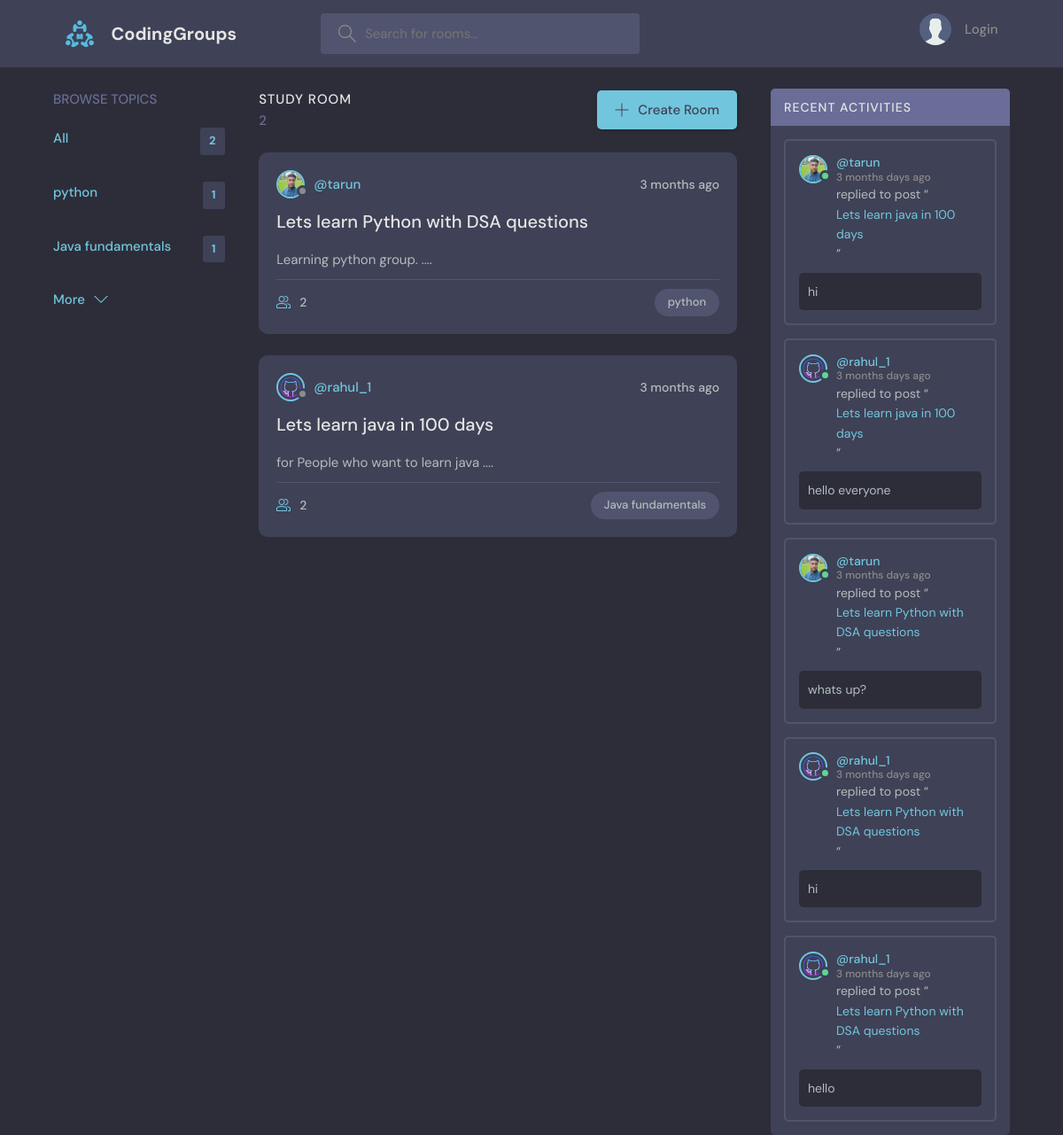
The page / on the database its author committed.
### base/models.py (models this page shows, shortened)
class Topic(models.Model):
    name = models.CharField(max_length=200)

class Room(models.Model):
    host = models.ForeignKey(User, on_delete=models.CASCADE, null = True)
    topic = models.ForeignKey(Topic, on_delete=models.SET_NULL, null=True)
    name = models.CharField(max_length=200)
    description = models.TextField(null=True, blank=True)
    participants = models.ManyToManyField(User, related_name="participants", blank=True)
    updated = models.DateTimeField(auto_now=True)
    created = models.DateTimeField(auto_now_add=True)
    class Meta:
        ordering = ['-updated', '-created']
    def __str__(self):
        return self.name

class User(AbstractUser):
    name = models.CharField(max_length=200, null=True)
    email = models.EmailField(null=True, unique=True)
    bio = models.TextField(null = True)
    avatar = models.ImageField(null=True, default="avatar.svg")
    USERNAME_FIELD = 'email'
    REQUIRED_FIELDS = []

class Message(models.Model):
    user = models.ForeignKey(User, on_delete=models.CASCADE)
    room = models.ForeignKey(Room, on_delete=models.CASCADE)
    body = models.TextField()
    updated = models.DateTimeField(auto_now=True)
    created = models.DateTimeField(auto_now_add=True)
    class Meta:
        ordering = ['-updated', '-created']

### base/views.py (the view)
# urls.py: 2. Add a URL to urlpatterns:  path('', views.home, name='home')
def home(request):
    q = request.GET.get('q') if request.GET.get('q') != None else ''
    rooms = Room.objects.filter(
        Q(topic__name__icontains = q) |
        Q(name__icontains = q) |
        Q(description__icontains = q)
        )
    room_messages = Message.objects.filter(
        Q(room__topic__name__icontains = q)
    )[0:5]
    topics = Topic.objects.all()[0:5]
    context = {'rooms': rooms, 'topics': topics, 'room_messages': room_messages}
    return render(request, 'base/index.html', context)

### base/templates/base/index.html (shortened to what this page needs)
{% extends 'main.html' %} {% block content %}
<main class="layout layout--3">
  <div class="container">
    {% include 'base/sidebar.html' %}
    <div class="roomList">
      <div class="roomList__header">
        <div>
          <h2>Study Room</h2>
          <p>{{rooms.count}}</p>
        </div>
        <a class="btn btn--main" href="{% url 'create-room' %}">
          <svg
            version="1.1"
            xmlns="http://www.w3.org/2000/svg"
            width="32"
            height="32"
            viewBox="0 0 32 32"
          >
            <title>add</title>
            <path
              d="M16.943 0.943h-1.885v14.115h-14.115v1.885h14.115v14.115h1.885v-14.115h14.115v-1.885h-14.115v-14.115z"
            ></path>
          </svg>
          Create Room
        </a>
      </div>
      {% include 'base/main_feed.html' %}
    </div>
    {% include 'base/activity_feed.html' %}
  </div>
</main>
{% endblock %}

### base/templates/base/sidebar.html
<div class="topics">
  <div class="topics__header">
    <h2>Browse Topics</h2>
  </div>
  <ul class="topics__list">
    <li>
      <a href="{% url 'Home' %}" class="active"
        >All <span>{{topics.count}}</span></a
      >
    </li>
    {% for topic in topics %}
    <li>
      <a href="{% url 'Home' %}?q={{topic.name}}" class="active"
        >{{topic.name}}<span>{{topic.room_set.all.count}}</span></a
      >
    </li>
    {% endfor %}
  </ul>
  <a class="btn btn--link" href="{% url 'topics' %}">
    More
    <svg
      version="1.1"
      xmlns="http://www.w3.org/2000/svg"
      width="32"
      height="32"
      viewBox="0 0 32 32"
    >
      <title>chevron-down</title>
      <path d="M16 21l-13-13h-3l16 16 16-16h-3l-13 13z"></path>
    </svg>
  </a>
</div>

### base/templates/base/main_feed.html (shortened to what this page needs)
{% for room in rooms %}
<div class="roomListRoom">
  <div class="roomListRoom__header">
    <a
      href="{% url 'profile-page' room.host.id %}"
      class="roomListRoom__author"
    >
      <div class="avatar avatar--small">
        <img src="{{room.host.avatar.url}}" />
      </div>
      <span>@{{room.host.username}}</span>
    </a>
    <div class="roomListRoom__actions">
      <span>{{room.created | timesince}} ago</span>
    </div>
  </div>
  <div class="roomListRoom__content">
    <a href="{% url 'Room' room.id %}">{{room.name}}</a>
    <p>{{room.description|slice:":50" }} ....</p>
  </div>
  <div class="roomListRoom__meta">
    <a href="{% url 'Room' room.id %}" class="roomListRoom__joined">
      {{room.participants.all.count}}
    </a>
    <p class="roomListRoom__topic">{{room.topic.name}}</p>
  </div>
</div>
{% endfor %}

### base/templates/base/activity_feed.html (shortened to what this page needs)
<div class="activities">
  <div class="activities__header">
    <h2>Recent Activities</h2>
  </div>
  {% for message in room_messages %}
  <div class="activities__box">
    <div class="activities__boxHeader roomListRoom__header">
      <a
        href="{% url 'profile-page' message.user.id %}"
        class="roomListRoom__author"
      >
        <div class="avatar avatar--small active">
          <img src="{{message.user.avatar.url}}" />
        </div>
        <p>
          @{{message.user.username}}
          <span>{{message.created | timesince}} days ago</span>
        </p>
      </a>
    </div>
    <div class="activities__boxContent">
      <p>
        replied to post “<a href="{% url 'Room' message.room.id %}"
          >{{message.room}}</a
        >”
      </p>
      <div class="activities__boxRoomContent">{{message.body}}</div>
    </div>
  </div>
  {%endfor%}
</div>

### rows shown on the page
Topic: name "python", room_set.all.count "1"
Topic: name "Java fundamentals", room_set.all.count "1"
Room: host.avatar (picture), host.username "tarun", created "3 months", name "Lets learn Python with DSA questions", description "Learning python group.", participants.all.count "2", topic.name "python"
Room: host.avatar (picture), host.username "rahul_1", created "3 months", name "Lets learn java in 100 days", description "for People who want to learn java", participants.all.count "2", topic.name "Java fundamentals"
Message: user.avatar (picture), user.username "tarun", created "3 months", room "Lets learn java in 100 days", body "hi"
Message: user.avatar (picture), user.username "rahul_1", created "3 months", room "Lets learn java in 100 days", body "hello everyone"
Message: user.avatar (picture), user.username "tarun", created "3 months", room "Lets learn Python with DSA questions", body "whats up?"
Message: user.avatar (picture), user.username "rahul_1", created "3 months", room "Lets learn Python with DSA questions", body "hi"
Message: user.avatar (picture), user.username "rahul_1", created "3 months", room "Lets learn Python with DSA questions", body "hello"

### other values the page prints
{{ topics.count }} "2"
{{ rooms.count }} "2"
